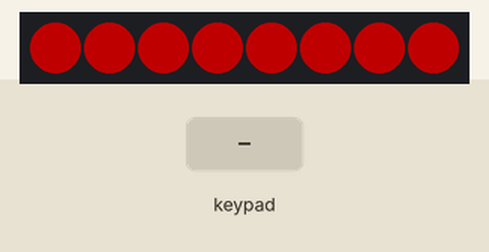
Recording of a program running on a simulated Raspberry Pi (header pin numbers). Shown: 8 RGB LEDs in strip order, left to right. Inputs (shaded band) come from the test bench. Dim RGB values are drawn brighter than linear; the clock reads 2024-03-15 10:24:30 at power-on unless the program sets it; what the program prints to the terminal is not drawn.

Above: at 1.2 s.
1.3 s: keypad keys 7 3 3 9 pressed 0.4 s apart
At 2.1 s:
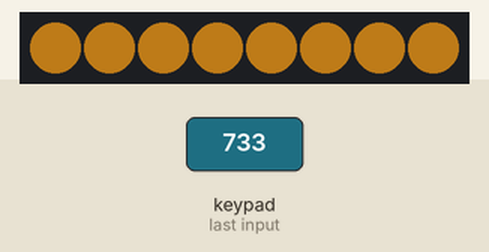
At 6.3 s:
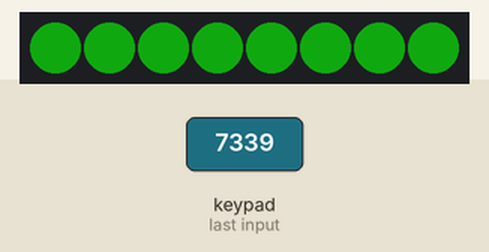
Timing chart, 0 to 10.3 s (numbered marks = the images above; inputs shaded):
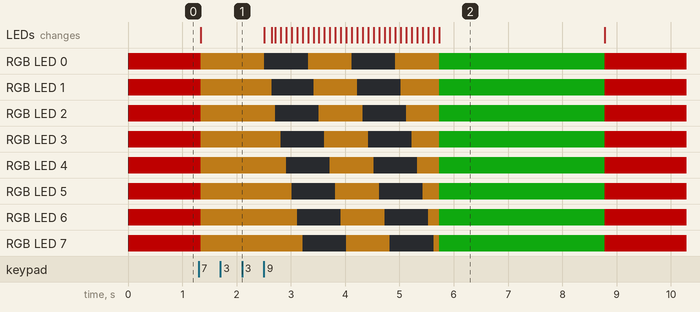

Measured:
- after the input at 1.3 s, RGB LED 0: RGB(80, 0, 0) → RGB(80, 52, 10) at once, → off 1.2 s later, → RGB(80, 52, 10) 0.80 s later, → off 0.80 s later, … (7 changes in this stretch); RGB LED 1: RGB(80, 0, 0) → RGB(80, 52, 10) at once, → off 1.3 s later, → RGB(80, 52, 10) 0.77 s later, → off 0.80 s later, … (7 changes in this stretch)

The program:

Project.py
```python
import time
from rpi_ws281x import *
import RPi.GPIO as GPIO
import Keypad
ROWS = 4        # number of rows of the Keypad
COLS = 4        #number of columns of the Keypad
keys =  [   '1','2','3','A',    #key code
            '4','5','6','B',
            '7','8','9','C',
            '*','0','#','D'     ]
rowsPins = [36,38,40,37]        #connect to the row pinouts of the keypad
colsPins = [35,33,31,29]         #connect to the column pinouts of the keypad

# LED strip configuration:
LED_COUNT      = 8      # Number of LED pixels.
LED_PIN        = 18      # GPIO pin connected to the pixels (18 uses PWM!).
LED_FREQ_HZ    = 800000  # LED signal frequency in hertz (usually 800khz)
LED_DMA        = 10      # DMA channel to use for generating signal (try 10)
LED_BRIGHTNESS = 80     # Set to 0 for darkest and 255 for brightest
LED_INVERT     = False   # True to invert the signal (when using NPN transistor level shift)
LED_CHANNEL    = 0       # set to '1' for GPIOs 13, 19, 41, 45 or 53

class Led:
    def __init__(self):
        #Control the sending order of color data
        self.ORDER = "RGB"
        # Create NeoPixel object with appropriate configuration.
        self.strip = Adafruit_NeoPixel(LED_COUNT, LED_PIN, LED_FREQ_HZ, LED_DMA, LED_INVERT, LED_BRIGHTNESS, LED_CHANNEL)
        # Intialize the library (must be called once before other functions).
        self.strip.begin()

led=Led()

def set_all(col):
    for i in range (8):
        led.strip.setPixelColor(i,col)
        led.strip.show()

def set_delayed(col,sleep):
    for i in range (8):
        led.strip.setPixelColor(i,col)
        led.strip.show()
        time.sleep(sleep)

if __name__ == '__main__':
    print ('Program is starting ... ')
    col_red=Color(255,0,0)
    col_green=Color(13,140,13)
    col_yellow=Color(255,165,34)
    col_off=Color(0,0,0)

    code=['7','3','3','9']
    pressed=[]
    try:
        while True:
            keypad = Keypad.Keypad(keys,rowsPins,colsPins,ROWS,COLS)    #create Keypad object
            key = keypad.getKey()#obtain the state of keys
            if(key != keypad.NULL):  #if there is key pressed, print its key code.
                pressed.append(key)

            if len(pressed) == 0:
                set_all(col_red)
            else:
                set_all(col_yellow)

            if len(pressed) == 4:
                for t in range (2):
                    set_delayed(col_off,0.1)
                    set_delayed(col_yellow,0.1)

                if pressed == code:
                    set_all(col_green)
                    time.sleep(3)
                else:
                    for t in range (3):
                        set_all(col_red)
                        time.sleep(0.5)
                        set_all(col_off)
                        time.sleep(0.5)
                pressed.clear()


    except KeyboardInterrupt:  # When 'Ctrl+C' is pressed, the child program destroy() will be  executed.
        for i in range(8):
            led.strip.setPixelColor(i, Color(0,0,0))
        led.strip.show()
        GPIO.cleanup()
```

Keypad.py
```python
#!/usr/bin/env python3
########################################################################
# Filename    : Keypad.py
# Description : The module of matrix keypad
# Author      : freenove
# modification: 2021/1/1
########################################################################
import RPi.GPIO as GPIO
import time
#class Key:Define some of the properties of Key
class Key(object):
    NO_KEY = '\0'
    #Defines the four states of Key
    IDLE = 0
    PRESSED = 1
    HOLD = 2
    RELEASED = 3
    #define OPEN and CLOSED
    OPEN = 0
    CLOSED =1
    #constructor
    def __init__(self):
        self.kchar = self.NO_KEY
        self.kstate = self.IDLE
        self.kcode = -1
        self.stateChanged = False

class Keypad(object):
    NULL = '\0'
    LIST_MAX = 10   #Max number of keys on the active list.
    MAPSIZE = 10    #MAPSIZE is the number of rows (times 16 columns)
    bitMap = [0]*MAPSIZE
    key = [Key()]*LIST_MAX
    holdTime = 500      #key hold time
    holdTimer = 0
    startTime = 0
    #Allows custom keymap, pin configuration, and keypad sizes.
    def __init__(self,usrKeyMap,row_Pins,col_Pins,num_Rows,num_Cols):
        GPIO.setmode(GPIO.BOARD)
        self.rowPins = row_Pins
        self.colPins = col_Pins
        self.numRows = num_Rows
        self.numCols = num_Cols

        self.keymap = usrKeyMap
        self.setDebounceTime(10)
    #Returns a single key only. Retained for backwards compatibility.
    def getKey(self):
        single_key = True
        if(self.getKeys() and self.key[0].stateChanged and (self.key[0].kstate == self.key[0].PRESSED)):
            return self.key[0].kchar
        single_key = False
        return self.key[0].NO_KEY
    #Populate the key list.
    def getKeys(self):
        keyActivity = False
        #Limit how often the keypad is scanned.
        if((time.time() - self.startTime) > self.debounceTime*0.001):
            self.scanKeys()
            keyActivity = self.updateList()
            self.startTime = time.time()
        return keyActivity
    #Hardware scan ,the result store in bitMap
    def scanKeys(self):
        #Re-intialize the row pins. Allows sharing these pins with other hardware.
        for pin_r in self.rowPins:
            GPIO.setup(pin_r,GPIO.IN,pull_up_down = GPIO.PUD_UP)
        #bitMap stores ALL the keys that are being pressed.
        for pin_c in self.colPins:
            GPIO.setup(pin_c,GPIO.OUT)
            GPIO.output(pin_c,GPIO.LOW)
            for r in self.rowPins: #keypress is active low so invert to high.
                self.bitMap[self.rowPins.index(r)] = self.bitWrite(self.bitMap[self.rowPins.index(r)],self.colPins.index(pin_c),not GPIO.input(r))
            #Set pin to high impedance input. Effectively ends column pulse.
            GPIO.output(pin_c,GPIO.HIGH)
            GPIO.setup(pin_c,GPIO.IN)
    #Manage the list without rearranging the keys. Returns true if any keys on the list changed state.
    def updateList(self):
        anyActivity = False
        kk = Key()
        #Delete any IDLE keys
        for i in range(self.LIST_MAX):
            if(self.key[i].kstate == kk.IDLE):
                self.key[i].kchar = kk.NO_KEY
                self.key[i].kcode = -1
                self.key[i].stateChanged = False
        # Add new keys to empty slots in the key list.
        for r in range(self.numRows):
            for c in range(self.numCols):
                button = self.bitRead(self.bitMap[r],c)
                keyChar = self.keymap[r * self.numCols +c]
                keyCode = r * self.numCols +c
                idx = self.findInList(keyCode)
                #Key is already on the list so set its next state.
                if(idx > -1):
                    self.nextKeyState(idx,button)
                #Key is NOT on the list so add it.
                if((idx == -1) and button):
                    for i in range(self.LIST_MAX):
                        if(self.key[i].kchar == kk.NO_KEY): #Find an empty slot or don't add key to list.
                            self.key[i].kchar = keyChar
                            self.key[i].kcode = keyCode
                            self.key[i].kstate = kk.IDLE    #Keys NOT on the list have an initial state of IDLE.
                            self.nextKeyState(i,button)
                            break   #Don't fill all the empty slots with the same key.
        #Report if the user changed the state of any key.
        for i in range(self.LIST_MAX):
            if(self.key[i].stateChanged):
                anyActivity = True
        return anyActivity
    #This function is a state machine but is also used for debouncing the keys.
    def nextKeyState(self,idx, button):
        self.key[idx].stateChanged = False
        kk = Key()
        if(self.key[idx].kstate == kk.IDLE):
            if(button == kk.CLOSED):
                self.transitionTo(idx,kk.PRESSED)
                self.holdTimer = time.time()    #Get ready for next HOLD state.
        elif(self.key[idx].kstate == kk.PRESSED):
            if((time.time() - self.holdTimer) > self.holdTime*0.001):   #Waiting for a key HOLD...
                self.transitionTo(idx,kk.HOLD)
            elif(button == kk.OPEN):        # or for a key to be RELEASED.
                self.transitionTo(idx,kk.RELEASED)
        elif(self.key[idx].kstate == kk.HOLD):
            if(button == kk.OPEN):
                self.transitionTo(idx,kk.RELEASED)
        elif(self.key[idx].kstate == kk.RELEASED):
            self.transitionTo(idx,kk.IDLE)

    def transitionTo(self,idx,nextState):
        self.key[idx].kstate = nextState
        self.key[idx].stateChanged = True
    #Search by code for a key in the list of active keys.
    #Returns -1 if not found or the index into the list of active keys.
    def findInList(self,keyCode):
        for i in range(self.LIST_MAX):
            if(self.key[i].kcode == keyCode):
                return i
        return -1
    #set Debounce Time, The default is 50ms
    def setDebounceTime(self,ms):
        self.debounceTime = ms
    #set HoldTime,The default is 500ms
    def setHoldTime(self,ms):
        self.holdTime = ms
    #
    def isPressed(keyChar):
        for i in range(self.LIST_MAX):
            if(self.key[i].kchar == keyChar):
                if(self.key[i].kstate == self.self.key[i].PRESSED and self.key[i].stateChanged):
                    return True
        return False
    #
    def waitForKey():
        kk = Key()
        waitKey = kk.NO_KEY
        while(waitKey == kk.NO_KEY):
            waitKey = getKey()
        return waitKey

    def getState():
        return self.key[0].kstate
    #
    def keyStateChanged():
        return self.key[0].stateChanged

    def bitWrite(self,x,n,b):
        if(b):
            x |= (1<<n)
        else:
            x &=(~(1<<n))
        return x
    def bitRead(self,x,n):
        if((x>>n)&1 == 1):
            return True
        else:
            return False

#######################EXAMPLE##################################
ROWS = 4
COLS = 4
keys =  [   '1','2','3','A',
            '4','5','6','B',
            '7','8','9','C',
            '*','0','#','D'     ]
rowsPins = [12,16,18,22]
colsPins = [19,15,13,11]

def loop():
    keypad = Keypad(keys,rowsPins,colsPins,ROWS,COLS)
    keypad.setDebounceTime(50)
    while(True):
        key = keypad.getKey()
        if(key != keypad.NULL):
            print ("You Pressed Key : %c "%(key) )

if __name__ == '__main__':     # Program start from here
    print ("Program is starting ... ")
    try:
        loop()
    except KeyboardInterrupt:  # When 'Ctrl+C' is pressed, the child program destroy() will be  executed.
        pass
        GPIO.cleanup()
```
